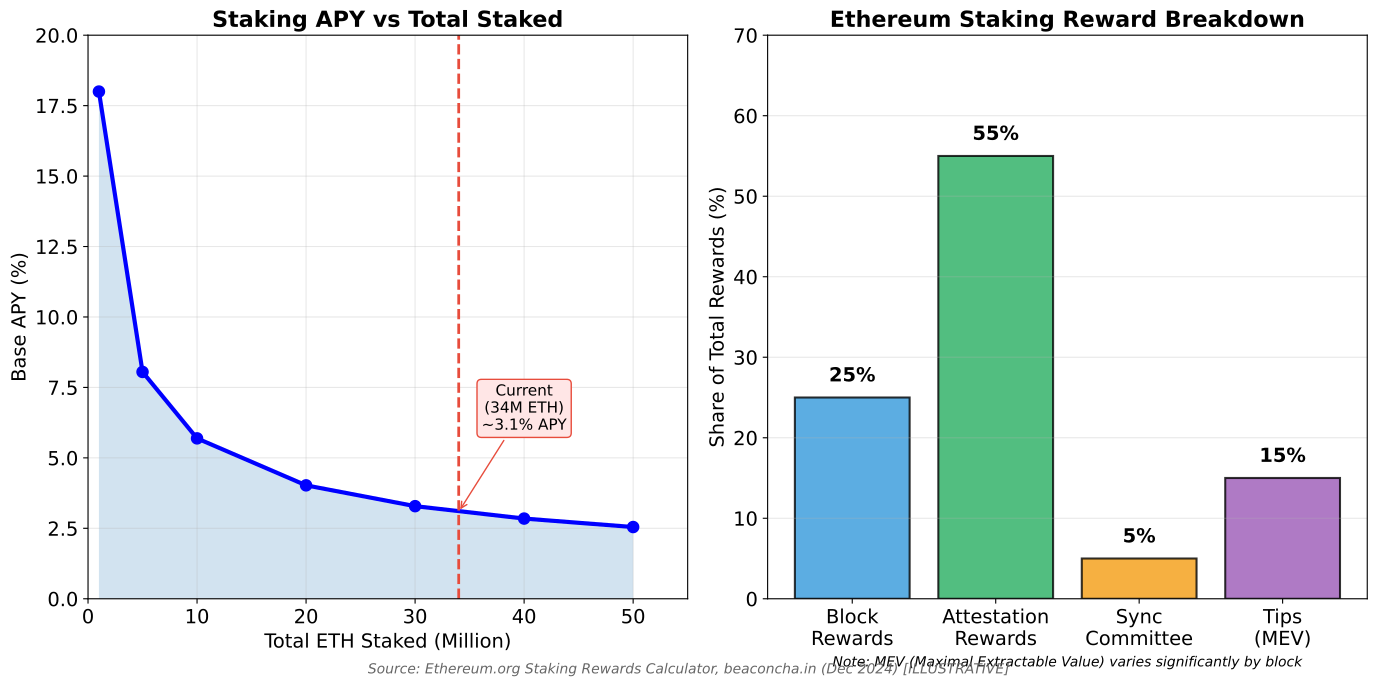

Reproduce this figure in Python.
"""
Reward Structure
Shows staking rewards in Proof of Stake systems

Output: reward_structure.pdf
Module: module_02_blockchain
Lesson: 17 - Proof of Stake
"""

from pathlib import Path
import matplotlib.pyplot as plt
import numpy as np

CHART_METADATA = {
    'title': 'Reward Structure',
    'module': 'module_02_blockchain',
    'lesson': 17,
    'url': 'https://github.com/Digital-AI-Finance/digital-finance/tree/main/module_02_blockchain/figures/reward_structure'
}

plt.rcParams.update({
    'font.size': 14,
    'axes.labelsize': 14,
})

def create_chart():
    """Create staking reward structure chart"""
    fig, (ax1, ax2) = plt.subplots(1, 2, figsize=(14, 7))

    # Left: APY vs Total Staked
    total_staked = np.array([1, 5, 10, 20, 30, 40, 50])  # Million ETH
    base_apy = 18 / np.sqrt(total_staked)  # Simplified formula

    ax1.plot(total_staked, base_apy, 'b-', linewidth=3, marker='o', markersize=8)
    ax1.fill_between(total_staked, base_apy, alpha=0.2)

    ax1.set_xlabel('Total ETH Staked (Million)', fontsize=14)
    ax1.set_ylabel('Base APY (%)', fontsize=14)
    ax1.set_title('Staking APY vs Total Staked', fontsize=16, fontweight='bold')
    ax1.grid(True, alpha=0.3)

    # Current marker
    current_staked = 34  # Approximately Dec 2024
    current_apy = 18 / np.sqrt(current_staked)
    ax1.axvline(x=current_staked, color='#E74C3C', linestyle='--', linewidth=2)
    ax1.annotate(f'Current\n({current_staked}M ETH)\n~{current_apy:.1f}% APY',
                xy=(current_staked, current_apy), xytext=(40, 6),
                fontsize=11, ha='center',
                arrowprops=dict(arrowstyle='->', color='#E74C3C'),
                bbox=dict(boxstyle='round', facecolor='#FFE6E6', edgecolor='#E74C3C'))

    ax1.set_xlim(0, 55)
    ax1.set_ylim(0, 20)

    # Right: Reward breakdown
    categories = ['Block\nRewards', 'Attestation\nRewards', 'Sync\nCommittee', 'Tips\n(MEV)']
    percentages = [25, 55, 5, 15]
    colors = ['#3498DB', '#27AE60', '#F39C12', '#9B59B6']

    bars = ax2.bar(categories, percentages, color=colors, alpha=0.8, edgecolor='black', linewidth=1.5)
    ax2.set_ylabel('Share of Total Rewards (%)', fontsize=14)
    ax2.set_title('Ethereum Staking Reward Breakdown', fontsize=16, fontweight='bold')
    ax2.set_ylim(0, 70)

    # Add value labels
    for bar, pct in zip(bars, percentages):
        ax2.text(bar.get_x() + bar.get_width()/2, bar.get_height() + 2,
                f'{pct}%', ha='center', fontsize=14, fontweight='bold')

    ax2.grid(axis='y', alpha=0.3)

    # Add note about MEV
    ax2.text(0.5, -0.12, 'Note: MEV (Maximal Extractable Value) varies significantly by block',
            transform=ax2.transAxes, ha='center', fontsize=10, style='italic')

    # Source
    fig.text(0.5, 0.02, 'Source: Ethereum.org Staking Rewards Calculator, beaconcha.in (Dec 2024) [ILLUSTRATIVE]',
            fontsize=10, ha='center', style='italic', color='#666666')

    plt.tight_layout()

    output_path = Path(__file__).parent / 'reward_structure.pdf'
    plt.savefig(output_path, format='pdf', dpi=300, bbox_inches='tight')
    plt.close()
    print(f"Chart saved to: {output_path}")
    return output_path

if __name__ == '__main__':
    create_chart()
